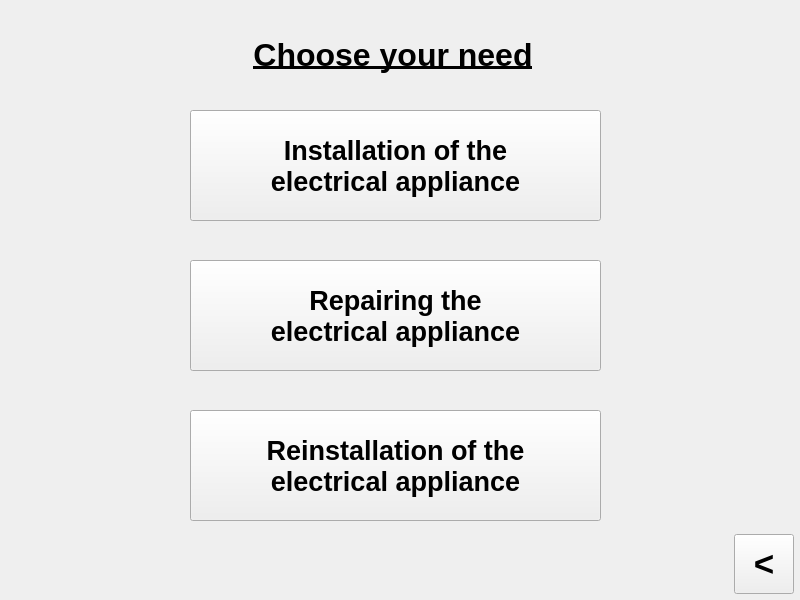
<?xml version="1.0" encoding="UTF-8"?>
<ui version="4.0">
 <class>MainWindow</class>
 <widget class="QMainWindow" name="MainWindow">
  <property name="geometry">
   <rect>
    <x>0</x>
    <y>0</y>
    <width>800</width>
    <height>600</height>
   </rect>
  </property>
  <property name="minimumSize">
   <size>
    <width>800</width>
    <height>600</height>
   </size>
  </property>
  <property name="maximumSize">
   <size>
    <width>800</width>
    <height>600</height>
   </size>
  </property>
  <property name="windowTitle">
   <string>SWEEP</string>
  </property>
  <property name="windowIcon">
   <iconset>
    <normaloff>logo.jpg</normaloff>logo.jpg</iconset>
  </property>
  <widget class="QWidget" name="centralwidget">
   <widget class="QPushButton" name="pushButton_back">
    <property name="geometry">
     <rect>
      <x>734</x>
      <y>534</y>
      <width>60</width>
      <height>60</height>
     </rect>
    </property>
    <property name="minimumSize">
     <size>
      <width>60</width>
      <height>60</height>
     </size>
    </property>
    <property name="maximumSize">
     <size>
      <width>60</width>
      <height>60</height>
     </size>
    </property>
    <property name="font">
     <font>
      <pointsize>26</pointsize>
      <weight>75</weight>
      <bold>true</bold>
     </font>
    </property>
    <property name="text">
     <string>&lt;</string>
    </property>
   </widget>
   <widget class="QLabel" name="label">
    <property name="geometry">
     <rect>
      <x>250</x>
      <y>0</y>
      <width>286</width>
      <height>111</height>
     </rect>
    </property>
    <property name="minimumSize">
     <size>
      <width>0</width>
      <height>111</height>
     </size>
    </property>
    <property name="maximumSize">
     <size>
      <width>16777215</width>
      <height>111</height>
     </size>
    </property>
    <property name="styleSheet">
     <string notr="true">color: black</string>
    </property>
    <property name="text">
     <string>&lt;html&gt;&lt;head/&gt;&lt;body&gt;&lt;p align=&quot;center&quot;&gt;&lt;span style=&quot; font-size:24pt; font-weight:600; text-decoration: underline;&quot;&gt;Choose your need&lt;/span&gt;&lt;/p&gt;&lt;/body&gt;&lt;/html&gt;</string>
    </property>
   </widget>
   <widget class="QPushButton" name="pushButton_installation">
    <property name="geometry">
     <rect>
      <x>190</x>
      <y>110</y>
      <width>411</width>
      <height>111</height>
     </rect>
    </property>
    <property name="font">
     <font>
      <pointsize>20</pointsize>
      <weight>75</weight>
      <bold>true</bold>
     </font>
    </property>
    <property name="text">
     <string>Installation of the 
electrical appliance</string>
    </property>
   </widget>
   <widget class="QPushButton" name="pushButton_reinstallation">
    <property name="geometry">
     <rect>
      <x>190</x>
      <y>410</y>
      <width>411</width>
      <height>111</height>
     </rect>
    </property>
    <property name="font">
     <font>
      <pointsize>20</pointsize>
      <weight>75</weight>
      <bold>true</bold>
     </font>
    </property>
    <property name="text">
     <string>Reinstallation of the 
electrical appliance</string>
    </property>
   </widget>
   <widget class="QPushButton" name="pushButton_repair">
    <property name="geometry">
     <rect>
      <x>190</x>
      <y>260</y>
      <width>411</width>
      <height>111</height>
     </rect>
    </property>
    <property name="font">
     <font>
      <pointsize>20</pointsize>
      <weight>75</weight>
      <bold>true</bold>
     </font>
    </property>
    <property name="text">
     <string>Repairing the 
electrical appliance</string>
    </property>
   </widget>
   <widget class="QLabel" name="label_2">
    <property name="geometry">
     <rect>
      <x>0</x>
      <y>0</y>
      <width>800</width>
      <height>600</height>
     </rect>
    </property>
    <property name="text">
     <string/>
    </property>
    <property name="pixmap">
     <pixmap>IMG_0536.jpeg</pixmap>
    </property>
    <property name="scaledContents">
     <bool>true</bool>
    </property>
   </widget>
   <zorder>label_2</zorder>
   <zorder>pushButton_back</zorder>
   <zorder>label</zorder>
   <zorder>pushButton_installation</zorder>
   <zorder>pushButton_reinstallation</zorder>
   <zorder>pushButton_repair</zorder>
  </widget>
 </widget>
 <tabstops>
  <tabstop>pushButton_back</tabstop>
 </tabstops>
 <resources/>
 <connections/>
</ui>
